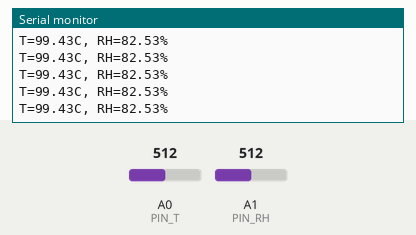
A sketch run on a simulated Arduino Uno, built with avr-gcc and run on an emulated ATmega328P. On the bench: the last lines printed to the serial monitor. The inputs (shaded band) are chosen by the test bench; at power-on: A0 (PIN_T) = 512, A1 (PIN_RH) = 512.

Above: at 1.2 s.
1.3 s: A0 (PIN_T) set to 716
At 1.56 s:
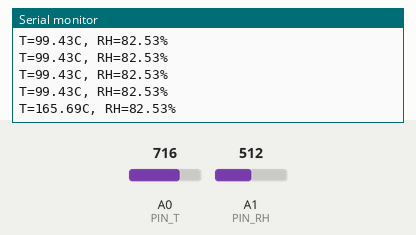
2.8 s: A1 (PIN_RH) set to 716
At 2.97 s:
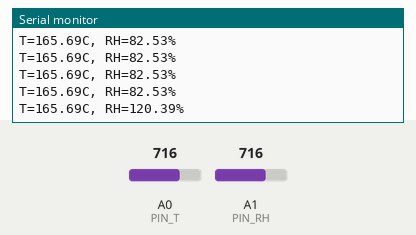
4.3 s: A0 (PIN_T) set to 900
At 4.38 s:
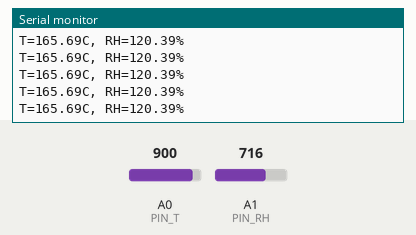
5.8 s: A1 (PIN_RH) set to 900
At 5.99 s:
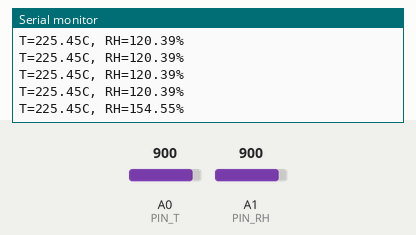
Timing chart, 0 to 8.3 s (numbered marks = the images above; inputs shaded):
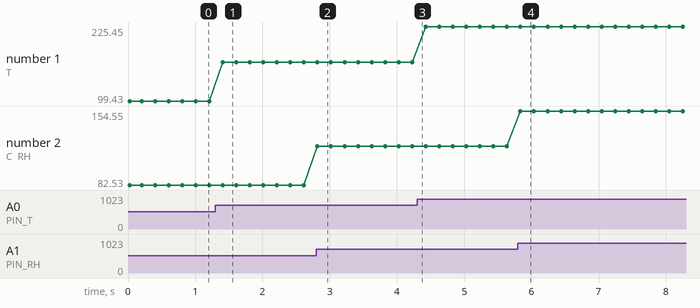

The sketch:

sht31ademo.ino
```cpp
// (licence header left out)
const float VDD = 3.3;
const int PIN_T  = A0;
const int PIN_RH = A1;

float t  = 0.0;
float rh = 0.0;

void setup() {
  Serial.begin(9600);
  Serial.println("ClosedCube SHT31-A example");
}

void loop() {
  int tValue = analogRead(PIN_T);
  int rhValue = analogRead(PIN_RH);

  t = -66.875+218.75*(tValue*0.0049)/VDD;
  rh = -12.5+125*(rhValue*0.0049)/VDD;

  Serial.print("T=");
  Serial.print(t);
  Serial.print("C, RH=");
  Serial.print(rh);
  Serial.println("%");

  delay(200);
}
```

Measured:
- after the input at 1.3 s, the serial monitor: prints a new line after 0.11 s (image 1)
- after the input at 2.8 s, the serial monitor: prints a new line at once (image 2)
- after the input at 5.8 s, the serial monitor: prints a new line at once (image 4)
- plotted number 1: 99.43 → 165.69 after the input at 1.3 s, 165.69 → 225.45 after the input at 4.3 s
- plotted number 2: 82.53 → 120.39 after the input at 2.8 s, 120.39 → 154.55 after the input at 5.8 s
